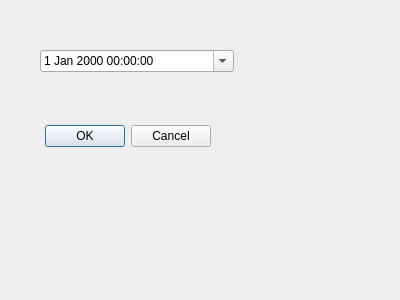
<?xml version="1.0" encoding="UTF-8"?>
<ui version="4.0">
 <class>Dialog</class>
 <widget class="QDialog" name="Dialog">
  <property name="geometry">
   <rect>
    <x>0</x>
    <y>0</y>
    <width>400</width>
    <height>300</height>
   </rect>
  </property>
  <property name="windowTitle">
   <string>Dialog</string>
  </property>
  <widget class="QDialogButtonBox" name="buttonBox">
   <property name="geometry">
    <rect>
     <x>40</x>
     <y>120</y>
     <width>171</width>
     <height>32</height>
    </rect>
   </property>
   <property name="orientation">
    <enum>Qt::Horizontal</enum>
   </property>
   <property name="standardButtons">
    <set>QDialogButtonBox::Cancel|QDialogButtonBox::Ok</set>
   </property>
  </widget>
  <widget class="QDateTimeEdit" name="dateTimeEdit">
   <property name="geometry">
    <rect>
     <x>40</x>
     <y>50</y>
     <width>194</width>
     <height>22</height>
    </rect>
   </property>
   <property name="calendarPopup">
    <bool>true</bool>
   </property>
  </widget>
 </widget>
 <resources/>
 <connections>
  <connection>
   <sender>buttonBox</sender>
   <signal>accepted()</signal>
   <receiver>Dialog</receiver>
   <slot>accept()</slot>
   <hints>
    <hint type="sourcelabel">
     <x>248</x>
     <y>254</y>
    </hint>
    <hint type="destinationlabel">
     <x>157</x>
     <y>274</y>
    </hint>
   </hints>
  </connection>
  <connection>
   <sender>buttonBox</sender>
   <signal>rejected()</signal>
   <receiver>Dialog</receiver>
   <slot>reject()</slot>
   <hints>
    <hint type="sourcelabel">
     <x>316</x>
     <y>260</y>
    </hint>
    <hint type="destinationlabel">
     <x>286</x>
     <y>274</y>
    </hint>
   </hints>
  </connection>
 </connections>
</ui>
